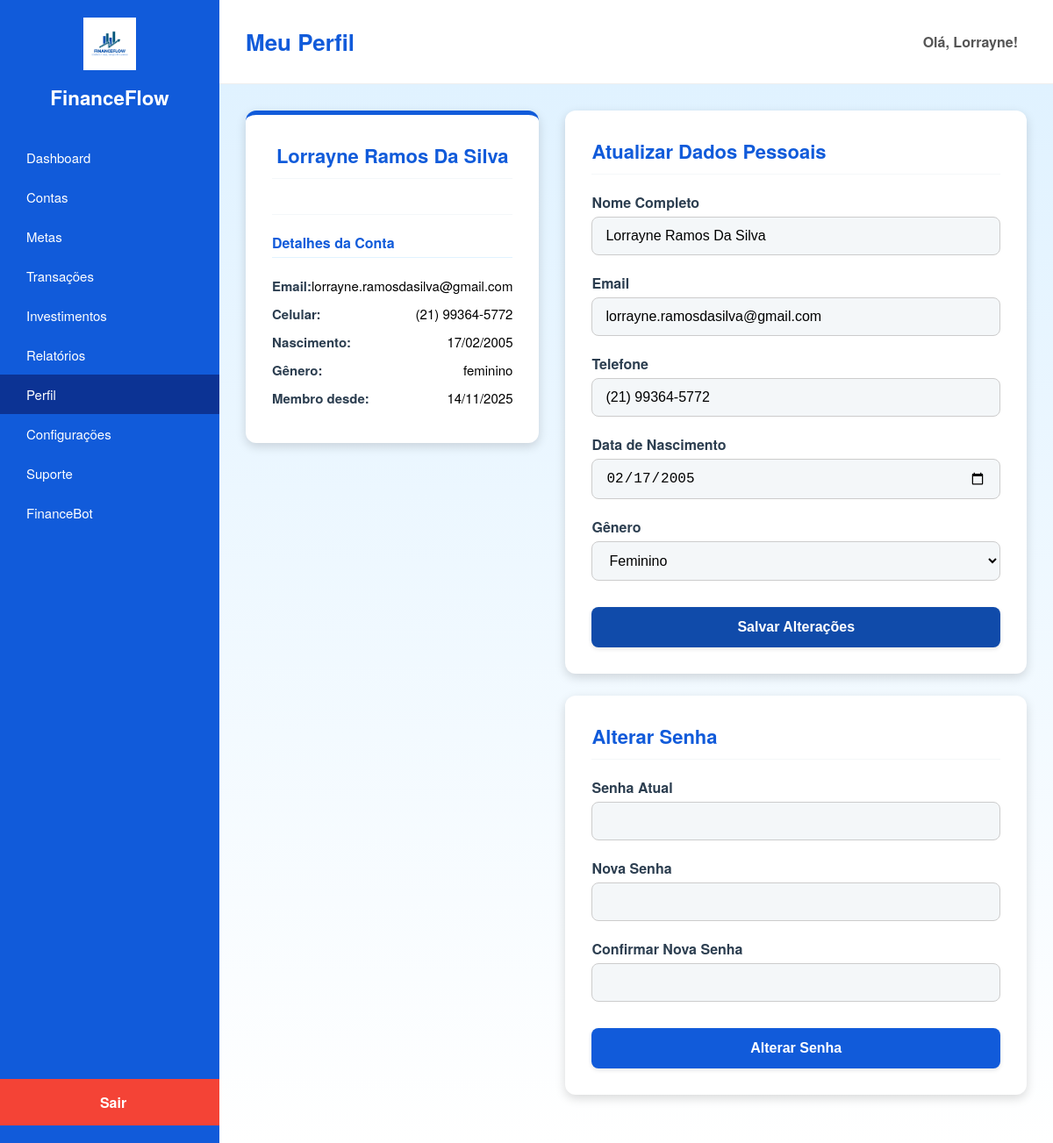
/views/profile.php (signed in), run on the app's committed database.
### tables this page shows
CREATE TABLE `users` (
  `id` int(11) NOT NULL,
  `full_name` varchar(255) NOT NULL,
  `email` varchar(255) NOT NULL,
  `password_hash` varchar(255) NOT NULL,
  `date_of_birth` date DEFAULT NULL,
  `gender` enum('feminino','masculino','outros') DEFAULT NULL,
  `created_at` datetime DEFAULT current_timestamp(),
  `phone_number` varchar(20) DEFAULT NULL,
  `last_login` timestamp NULL DEFAULT NULL,
  `status` enum('ativo','inativo','bloqueado') DEFAULT 'ativo',
  `role` enum('usuario','admin') DEFAULT 'usuario',
  `password_reset_token` varchar(255) DEFAULT NULL,
  `token_expires` datetime DEFAULT NULL,
  `is_2fa_enabled` tinyint(4) NOT NULL DEFAULT 1
);

### views/profile.php (the view, shortened to what this page needs)
<?php
require_once __DIR__ . '/../includes/config.php';
$user_id = $_SESSION["id"];
$full_name = $email = $dateOfBirth = $gender = $phone_number = $date_created = "";
$sql_select = "SELECT full_name, email, date_of_birth, gender, phone_number, created_at FROM users WHERE id = ?";
if ($stmt_select = $conn->prepare($sql_select)) {
    $stmt_select->bind_param("i", $user_id);
    if ($stmt_select->execute()) {
        $stmt_select->bind_result($full_name, $email, $dateOfBirth, $gender, $phone_number, $date_created);
    }
} else {
    $profile_err = "Erro ao buscar dados do perfil. Tente novamente mais tarde.";
}
$primeiro_nome = explode(' ', $_SESSION["full_name"])[0];
?>
<!DOCTYPE html>
<html lang="pt-br">
<head>
    <link rel="stylesheet" href="../public/css/dashboard-styles.css">
    <link rel="stylesheet" href="../public/css/profile-styles.css">
    <link href="https://unpkg.com/ionicons@5.5.2/dist/css/ionicons.min.css" rel="stylesheet">
</head>
<body>
    <div class="web-layout-container">
        <nav class="sidebar">
            <div class="sidebar-header">
                <img src="../public/assets/logofianceflow.png" alt="Logo" class="sidebar-logo">
                <h3>FinanceFlow</h3>
            </div>
            <ul class="sidebar-menu">
                <li><a href="dashboard.php" class="menu-item"><ion-icon name="stats-chart-outline"></ion-icon> Dashboard</a></li>
                <li><a href="accounts.php" class="menu-item"><ion-icon name="wallet-outline"></ion-icon> Contas</a></li>
                <li><a href="metas.php" class="menu-item"><ion-icon name="ribbon-outline"></ion-icon> Metas</a></li>
                <li><a href="transacoes.php" class="menu-item"><ion-icon name="swap-horizontal-outline"></ion-icon> Transações</a></li>
                <li><a href="investimentos.php" class="menu-item"><ion-icon name="cash-outline"></ion-icon> Investimentos</a></li>
                <li><a href="reports.php" class="menu-item"><ion-icon name="document-text-outline"></ion-icon> Relatórios</a></li>
                <li><a href="profile.php" class="menu-item active"><ion-icon name="person-circle-outline"></ion-icon> Perfil</a></li>
                <li><a href="settings.php" class="menu-item"><ion-icon name="settings-outline"></ion-icon> Configurações</a></li>
                <li><a href="support.php" class="menu-item"><ion-icon name="help-circle-outline"></ion-icon> Suporte</a></li>
                <li><a href="bot.php" class="menu-item"><ion-icon name="robot-outline"></ion-icon> FinanceBot</a></li>
            </ul>
            <a href="logout.php" class="btn-logout"><ion-icon name="log-out-outline"></ion-icon> Sair</a>
        </nav>
        <main class="main-area">
            <header class="desktop-header">
                <h1>Meu Perfil</h1>
                <div class="user-widget">
                    <p>Olá, <?php echo htmlspecialchars($primeiro_nome); ?>!</p>
                </div>
            </header>
            <div class="page-content">
                <div class="profile-info-column">
                    <div class="profile-card profile-details-card">
                        <div class="profile-picture-section">
                            <h2><?php echo htmlspecialchars($full_name); ?></h2>
                        </div>
                        <div class="detail-group">
                            <h4>Detalhes da Conta</h4>
                            <p><strong>Email:</strong> <?php echo htmlspecialchars($email); ?></p>
                            <p><strong>Celular:</strong> <?php echo htmlspecialchars($phone_number); ?></p>
                            <p><strong>Nascimento:</strong> <?php echo date('d/m/Y', strtotime($dateOfBirth)); ?></p>
                            <p><strong>Gênero:</strong> <?php echo htmlspecialchars($gender); ?></p>
                            <p><strong>Membro desde:</strong> <?php echo date('d/m/Y', strtotime($date_created)); ?></p>
                        </div>
                    </div>
                </div>
                <div class="profile-form-column">
                    <div class="profile-card">
                        <h2>Atualizar Dados Pessoais</h2>
                        <form action="profile.php" method="post" class="profile-form">
                            <label for="full_name">Nome Completo</label>
                            <input type="text" id="full_name" name="full_name" value="<?php echo htmlspecialchars($full_name); ?>" required>
                            <label for="email">Email</label>
                            <input type="email" id="email" name="email" value="<?php echo htmlspecialchars($email); ?>" required>
                            <label for="phone_number">Telefone</label>
                            <input type="tel" id="phone_number" name="phone_number" value="<?php echo htmlspecialchars($phone_number); ?>" placeholder="(99) 99999-9999">
                            <label for="dateOfBirth">Data de Nascimento</label>
                            <input type="date" id="dateOfBirth" name="dateOfBirth" value="<?php echo htmlspecialchars($dateOfBirth); ?>" required>
                            <label for="gender">Gênero</label>
                            <select id="gender" name="gender" required>
                                <option value="feminino" <?php echo ($gender == 'feminino' ? 'selected' : ''); ?>>Feminino</option>
                            </select>
                            <button type="submit" class="btn-save-profile">Salvar Alterações</button>
                        </form>
                    </div>
                    <div class="profile-card">
                        <h2>Alterar Senha</h2>
                        <form action="profile.php" method="post" class="profile-form">
                            <label for="current_password">Senha Atual</label>
                            <input type="password" id="current_password" name="current_password" required>
                            <label for="new_password">Nova Senha</label>
                            <input type="password" id="new_password" name="new_password" required>
                            <label for="confirm_password">Confirmar Nova Senha</label>
                            <input type="password" id="confirm_password" name="confirm_password" required>
                            <button type="submit" class="btn-change-password">Alterar Senha</button>
                        </form>
                    </div>
                </div>
            </div>
        </main>
    </div>
</body>
</html>

### public/css/dashboard-styles.css (style rules this page uses)
body { background-color: #f0f0f0; font-family: 'Helvetica Neue', Arial, sans-serif; margin: 0; }
.web-layout-container { display: flex; min-height: 100vh; }
.sidebar { width: 250px; min-width: 250px; background-color: #115bda; color: white; padding: 20px 0; box-shadow: 4px 0 10px rgba(0, 0, 0, 0.1); display: flex; flex-direction: column; justify-content: space-between; overflow-y: auto; }
.sidebar-header { text-align: center; margin-bottom: 30px; padding: 0 20px; }
.sidebar-logo { width: 60px; height: auto; margin-bottom: 10px; }
.sidebar-header h3 { margin: 0; font-size: 1.4em; }
.sidebar-menu { list-style: none; padding: 0; margin: 0; flex-grow: 1; }
.sidebar-menu li a { display: flex; align-items: center; padding: 12px 20px; text-decoration: none; color: white; font-size: 15px; transition: background-color 0.2s; }
.sidebar-menu li a:hover, .sidebar-menu li a.active { background-color: #0c3394; }
.btn-logout { display: flex; align-items: center; justify-content: center; padding: 15px 20px; margin-top: 20px; text-align: center; text-decoration: none; color: white; background-color: #f44336; font-weight: bold; transition: background-color 0.2s; }
.main-area { flex-grow: 1; background-color: #ffffff; overflow-y: auto; }
.desktop-header { padding: 20px 30px; background-color: #fff; border-bottom: 1px solid #eee; display: flex; justify-content: space-between; align-items: center; position: sticky; top: 0; z-index: 10; }
.desktop-header h1 { margin: 0; color: #115bda; font-size: 26px; }
.user-widget { display: flex; align-items: center; color: #555; font-size: 16px; font-weight: bold; }

### public/css/profile-styles.css (style rules this page uses)
:root { --primary-blue: #115bda; --accent-blue-cta: #104baa; --background-blue: #e0f2ff; --tech-panel-bg: #f4f7f9; --text-dark: #2c3e50; --text-light: #555; --accent-green: #10dc60; }
.page-content { padding: 30px; background: linear-gradient(to bottom, var(--background-blue), #ffffff); min-height: calc(100vh - 72px); display: grid; grid-template-columns: 1fr 2fr; gap: 30px; max-width: 1200px; margin: 0 auto; }
.profile-card { background-color: #ffffff; padding: 30px; border-radius: 12px; box-shadow: 0 4px 12px rgba(0, 0, 0, 0.15); margin-bottom: 25px; transition: transform 0.2s; }
.profile-info-column { grid-column: 1 / 2; }
.profile-details-card { text-align: center; border-top: 5px solid var(--primary-blue); }
.profile-picture-section { padding-bottom: 20px; margin-bottom: 20px; border-bottom: 1px solid var(--tech-panel-bg); }
.profile-details-card h2 { margin: 5px 0 0 0; color: var(--text-dark); font-weight: 700; }
.detail-group { text-align: left; }
.detail-group h4 { color: var(--primary-blue); border-bottom: 1px solid var(--background-blue); padding-bottom: 5px; margin-top: 15px; font-size: 1em; }
.detail-group p { margin: 10px 0; font-size: 15px; display: flex; justify-content: space-between; }
.detail-group strong { font-weight: 600; color: var(--text-dark); }
.profile-form-column { grid-column: 2 / 3; }
.profile-card h2 { color: var(--primary-blue); font-size: 22px; margin-top: 0; margin-bottom: 20px; border-bottom: 1px solid var(--tech-panel-bg); padding-bottom: 10px; }
.profile-form label { display: block; font-weight: 600; margin-bottom: 5px; color: var(--text-dark); }
.profile-form input[type="text"], .profile-form input[type="email"], .profile-form input[type="password"], .profile-form input[type="date"], .profile-form input[type="tel"], .profile-form select { width: 100%; padding: 12px 15px; margin-bottom: 20px; border: 1px solid #ccc; border-radius: 8px; box-sizing: border-box; background-color: var(--tech-panel-bg); font-size: 16px; transition: border-color 0.2s, box-shadow 0.2s; }
.btn-save-profile, .btn-change-password { width: 100%; padding: 14px; border: none; border-radius: 8px; font-size: 16px; font-weight: bold; cursor: pointer; transition: background-color 0.3s ease; margin-top: 10px; box-shadow: 0 2px 5px rgba(0, 0, 0, 0.1); }
.btn-save-profile { background-color: var(--accent-blue-cta); color: white; }
.btn-change-password { background-color: var(--primary-blue); color: white; }

### data on the page
users: full_name "Lorrayne Ramos Da Silva", email "lorrayne.ramosdasilva@gmail.com", phone_number "(21) 99364-5772", date_of_birth "17/02/2005", gender "feminino", created_at "14/11/2025", dateOfBirth "02/17/2005", gender "Feminino"

### other printed values
$primeiro_nome "Lorrayne"
